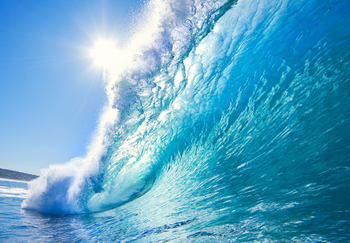
#> input picture images/wave.png, 350 x 243 px
$ python hist.py
#> lines starting #> are read from the running program, lines starting #| are printed output that depends on the picture
import cv2
import numpy as np
import matplotlib.pyplot as plt

img = cv2.imread('images/wave.png')
#> img is the input picture: shape (243, 350, 3); mean B, G, R 199.1, 166.5, 93.5
cv2.imshow('img', img)

''' Cv2 has function to calculate the histogram
    cv2.calcHist([img], [channels], [mask], [size], [range])
    channels - corrrespods to B G R we can calculate for individual
    channles or all three at once by using loop

'''
# Calculating Histogram for Single channel
col0 = 'b'
col1 = 'g'
col2 = 'r'
hist = cv2.calcHist([img], [2], None, [256], [0,256])
#> hist = 256 values, max 5600 at index 1, min 105 at index 232, mean 332.2
plt.plot(hist, color = col2)
plt.show()
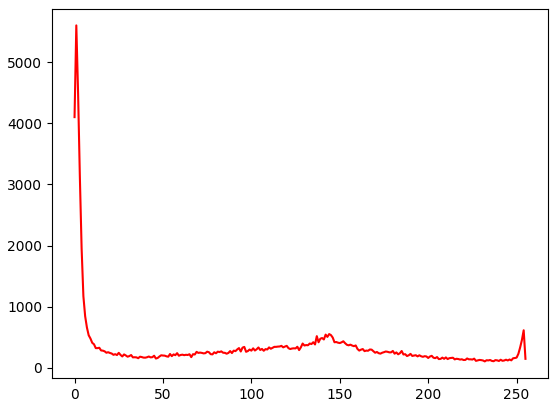
#> figure drawn by matplotlib, 1 panel; curve peaks at x = 1, y = 5600

# Calculating Histogram for All three channels
color = ('b', 'g', 'r')
for i, col in enumerate(color):
	hist1 = cv2.calcHist([img], [i], None, [128], [0,256] )
	plt.plot(hist1, color = col)
plt.show()
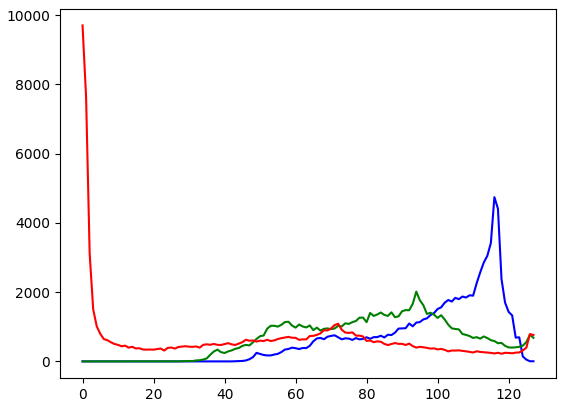
#> figure drawn by matplotlib, 1 panel; curve peaks at x = 116, y = 4742; curve peaks at x = 94, y = 2014; curve peaks at x = 0, y = 9700

cv2.waitKey(0)
cv2.destroyAllWindows()

$ run again, with images/beach.png copied over images/wave.png
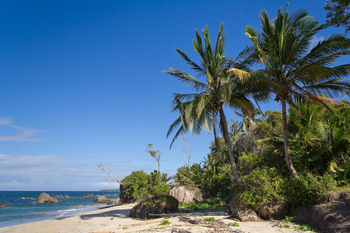
#> input picture images/beach.png, 350 x 233 px
#> img is the input picture: shape (233, 350, 3); mean B, G, R 136, 110.4, 78.6
#> hist = 256 values, max 1510 at index 0, min 4 at index 253, mean 318.6
#> `plt.show()`:
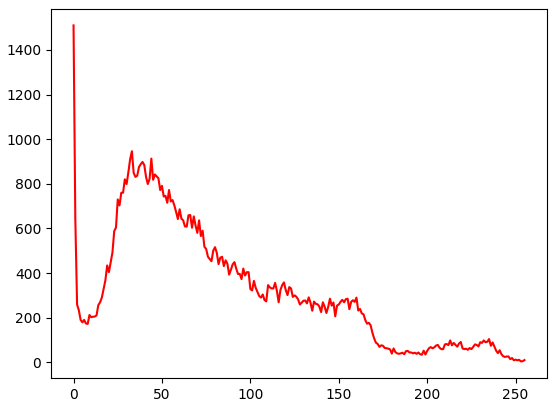
#> figure drawn by matplotlib, 1 panel; curve peaks at x = 0, y = 1510
#> `plt.show()`:
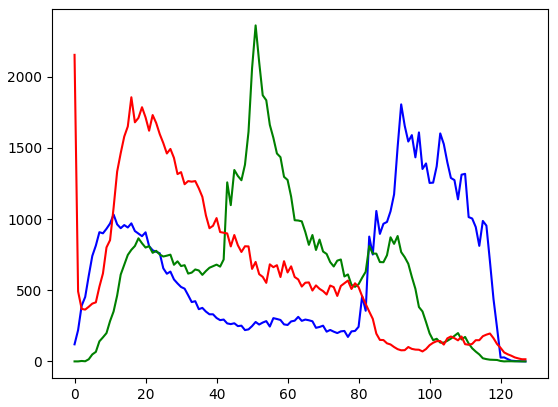
#> figure drawn by matplotlib, 1 panel; curve peaks at x = 92, y = 1806; curve peaks at x = 51, y = 2361; curve peaks at x = 0, y = 2154
